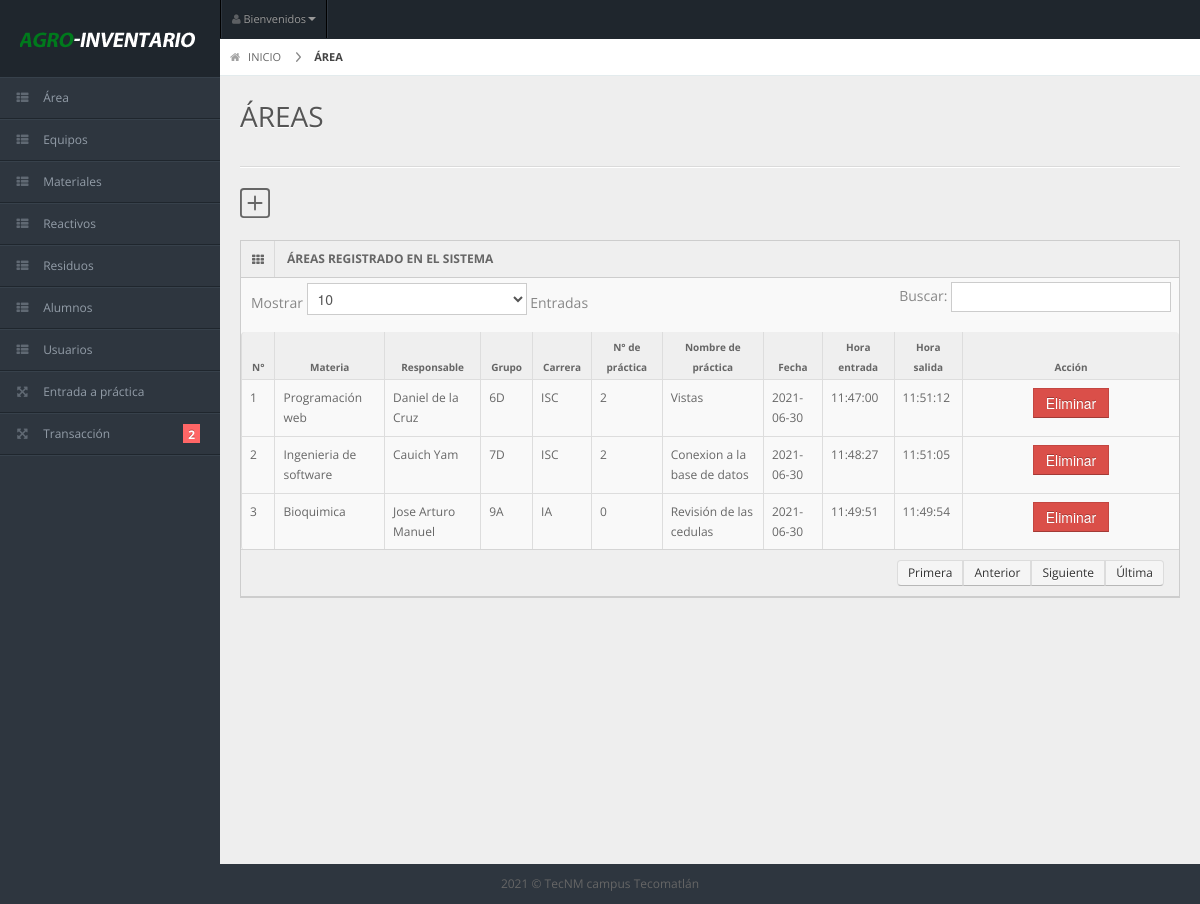
Page /l_entrada.php (signed in) on the committed database.
### tables this page shows
CREATE TABLE `entrada` (
  `id_entrada` int(11) NOT NULL,
  `materia` varchar(100) NOT NULL,
  `responsable` varchar(80) NOT NULL,
  `grupo` varchar(20) NOT NULL,
  `carrera` varchar(50) NOT NULL,
  `n_practica` varchar(50) NOT NULL,
  `nombre_practica` varchar(300) NOT NULL,
  `fecha` date NOT NULL,
  `h_entrada` time NOT NULL,
  `h_salida` time DEFAULT NULL
);

### l_entrada.php (the view, shortened to what this page needs)
 <?php
 if ($_SESSION['validar'] ==1 || $_SESSION['validar'] ==2) {
?>
<!DOCTYPE html>
<?php
require_once 'connect.php';
?>
<html lang="en">
<head>
  <link rel="stylesheet" href="css/bootstrap.min.css" />
  <link rel="stylesheet" href="css/bootstrap-responsive.min.css" />
  <link rel="stylesheet" href="css/uniform.css" />
  <link rel="stylesheet" href="css/select2.css" />
  <link rel="stylesheet" href="css/matrix-style.css" />
  <link rel="stylesheet" href="css/matrix-media.css" />
  <link href="font-awesome/css/font-awesome.css" rel="stylesheet" />
</head>
<body>
  <?php
  include('menu.php');
  ?>
  <div id="content">
    <div id="content-header">
      <div id="breadcrumb"> <a href="index.php" title="Go to Home" class="tip-bottom"><i class="icon-home"></i> INICIO</a> <a href="#" class="current">ÁREA</a> </div>
      <h1>ÁREAS</h1>
    </div>
    <div class="container-fluid">
      <hr>
      <div class="row-fluid">
        <div class="span12">
          <a href="entrada.php"></a>
          <div class="widget-box">
            <div class="widget-title"> <span class="icon"><i class="icon-th"></i></span>
              <h5>ÁREAS REGISTRADO EN EL SISTEMA</h5>
            </div>
            <div class="widget-content nopadding">
              <table class="table table-bordered data-table">
                <thead>
                  <tr>
                    <th>N°</th>
                    <th>Materia</th>
                    <th>Responsable</th>
                    <th>Grupo</th>
                    <th>Carrera</th>
                    <th>N° de práctica</th>
                    <th>Nombre de práctica</th>
                    <th>Fecha</th>
                    <th>Hora entrada</th>
                    <th>Hora salida</th>
                    <th>Acción</th>
                  </tr>
                </thead>
                <tbody>
                  <?php
                  $qarea = $conn->query("SELECT * FROM `entrada`") or die(mysqli_error());
                  $count = 0;
                  while($fila = $qarea->fetch_array()){
                    $count++;
                    ?>
                    <tr>
                      <td><?php echo $count; ?></td>
                      <td><?php echo $fila['materia']?></td>
                      <td><?php echo $fila['responsable']?></td>
                      <td><?php echo $fila['grupo']?></td>
                      <td><?php echo $fila['carrera']?></td>
                      <td><?php echo $fila['n_practica']?></td>
                      <td><?php echo $fila['nombre_practica']?></td>
                      <td><?php echo $fila['fecha']?></td>
                      <td><?php echo $fila['h_entrada']?></td>
                      <td><?php echo $fila['h_salida']?></td>
                      <td style="text-align: center; width: 200px;" >
                        <a onclick="preguntar(<?php echo $fila['id_entrada']?>)"> <button type="submit" name = "entrada" class="btn btn-danger btn-sm">Eliminar</button></a>
                        <?php if ($fila['h_salida']=='00:00:00'){ ?>
                          <?php echo "<a href='edit/edit_entrada.php?id_entrada=".$fila['id_entrada']."'><button type='submit' class='btn btn-info btn-sm' name='salir'>Salir</button> </a>"; ?>
                        <?php }else{ ?>
                      </td>
                    </tr>
                    <?php
                  }
                }
                  ?>
                </tbody>
              </table>
            </div>
          </div>
        </div>
      </div>
    </div>
  </div>
  <div class="row-fluid">
    <div id="footer" class="span12"> 2021 &copy; TecNM campus Tecomatlán</a> </div>
  </div>
</body>
</html>
<?php
}else{
  header("location:Login.php");
}
?>

### css/matrix-style.css (style rules this page uses)
* { outline:none !important; -moz-outline: none !important; }
html, body { height:100% }
body { overflow-x: hidden; margin-top: -10px; font-family: 'Open Sans', sans-serif; font-size:12px; color:#666; }
a { color:#666; }
select, textarea, input[type="text"], input[type="password"], input[type="datetime"], input[type="datetime-local"], input[type="date"], input[type="month"], input[type="time"], input[type="week"], input[type="number"], input[type="email"], input[type="url"], input[type="search"], input[type="tel"], input[type="color"], .uneditable-input, .label, .dropdown-menu, .btn, .well, .progress, .table-bordered, .btn-group > .btn:first-child, .btn-group > .btn:last-child, .btn-group > .btn:last-child, .btn-group > .dropdown-toggle, .alert { border-radius:0px; }
.btn, textarea, input[type="text"], input[type="password"], input[type="datetime"], input[type="datetime-local"], input[type="date"], input[type="month"], input[type="time"], input[type="week"], input[type="number"], input[type="email"], input[type="url"], input[type="search"], input[type="tel"], input[type="color"], .uneditable-input { box-shadow:none; }
.progress, .progress-success .bar, .progress .bar-success, .progress-warning .bar, .progress .bar-warning, .progress-danger .bar, .progress .bar-danger, .progress-info .bar, .progress .bar-info, .btn, .btn-primary { background-image:none; }
#footer { padding:10px; text-align:center; }
hr { border-top-color:#dadada; }
#content { background: none repeat scroll 0 0 #eeeeee; margin-left: 220px; margin-right: 0; padding-bottom: 25px; position: relative; min-height:100%; width: auto; }
#content-header { position: abslute; width: 100%; margin-top: -38px; z-index: 20; }
#content-header h1 { color: #555555; font-size: 28px; font-weight: normal; float: none; text-shadow: 0 1px 0 #ffffff; margin-left: 20px; position: relative; }
#content-header h1, #content-header .btn-group { margin-top: 20px; }
#breadcrumb { background-color: #fff; border-bottom: 1px solid #e3ebed; }
#breadcrumb a { padding: 8px 20px 8px 10px; display: inline-block; background-image: url('../img/breadcrumb.png'); background-position: center right; background-repeat: no-repeat; font-size: 11px; color: #666666; }
#breadcrumb a:last-child { background-image:none; }
#breadcrumb a.current { font-weight: bold; color: #444444; }
#breadcrumb a i { margin-right: 5px; opacity: .6; }
.stat-boxes .peity_bar_good, .stat-boxes .peity_line_good, { color: #459D1C; }
.widget-box { background: none repeat scroll 0 0 #F9F9F9; border-left: 1px solid #CDCDCD; border-top: 1px solid #CDCDCD; border-right: 1px solid #CDCDCD; clear: both; margin-top: 16px; margin-bottom: 16px; position: relative; }
.widget-title, .modal-header, .table th, div.dataTables_wrapper .ui-widget-header { background:#efefef; border-bottom: 1px solid #CDCDCD; height: 36px; }
.widget-title span.icon { padding: 9px 10px 7px 11px; float: left; border-right:1px solid #dadada; }
.widget-title h5 { color: #666; float: left; font-size: 12px; font-weight: bold; padding: 12px; line-height: 12px; margin: 0; }
.widget-content { padding:15px; border-bottom: 1px solid #cdcdcd; }
.table th { height: auto; font-size: 10px; padding: 5px 10px 2px; border-bottom: 0; text-align: center; color: #666666; }
.nopadding { padding: 0 !important; }
.nopadding .table { margin-bottom: 0; }
.nopadding .table-bordered { border: 0; }

### css/matrix-media.css (style rules this page uses)
body { background:#2E363F; }

### rows in the picture
entrada: materia "Programación web", responsable "Daniel de la Cruz", grupo "6D", carrera "ISC", n_practica "2", nombre_practica "Vistas", fecha "2021-06-30", h_entrada "11:47:00", h_salida "11:51:12"
entrada: materia "Ingenieria de software", responsable "Cauich Yam", grupo "7D", carrera "ISC", n_practica "2", nombre_practica "Conexion a la base de datos", fecha "2021-06-30", h_entrada "11:48:27", h_salida "11:51:05"
entrada: materia "Bioquimica", responsable "Jose Arturo Manuel", grupo "9A", carrera "IA", n_practica "0", nombre_practica "Revisión de las cedulas", fecha "2021-06-30", h_entrada "11:49:51", h_salida "11:49:54"
